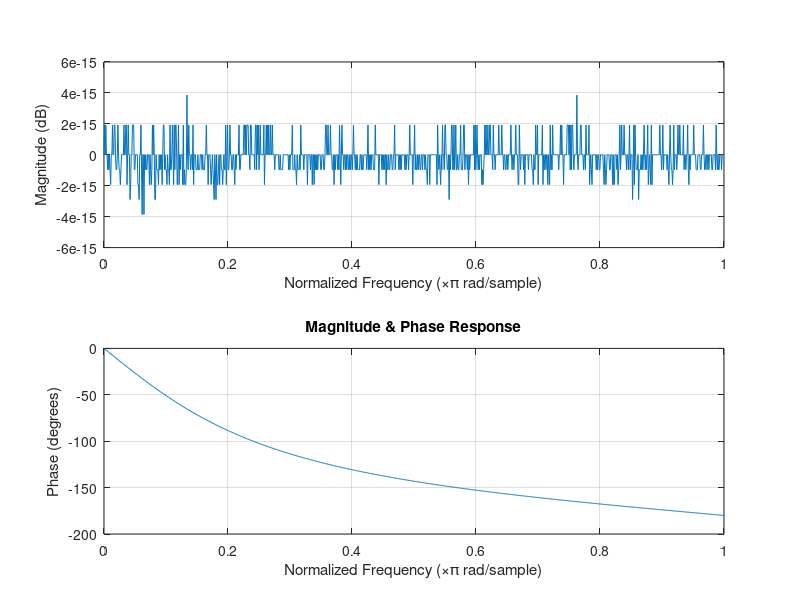
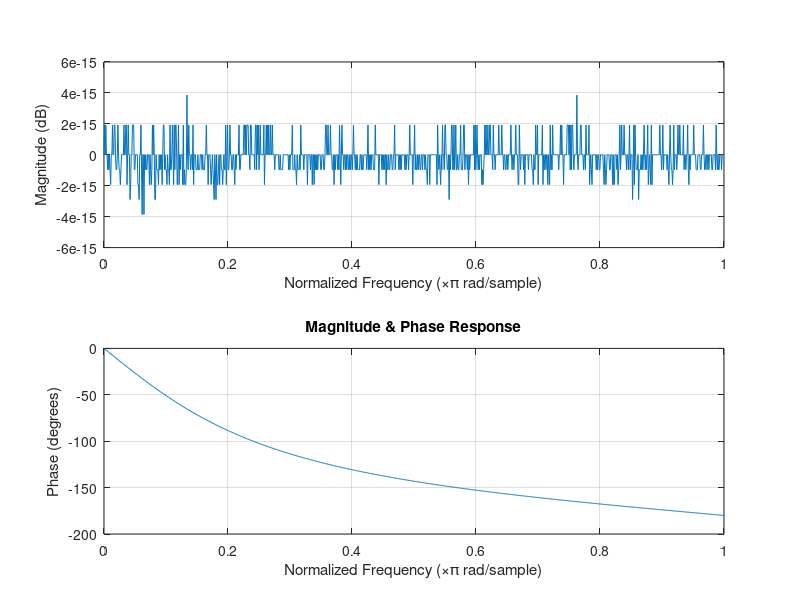
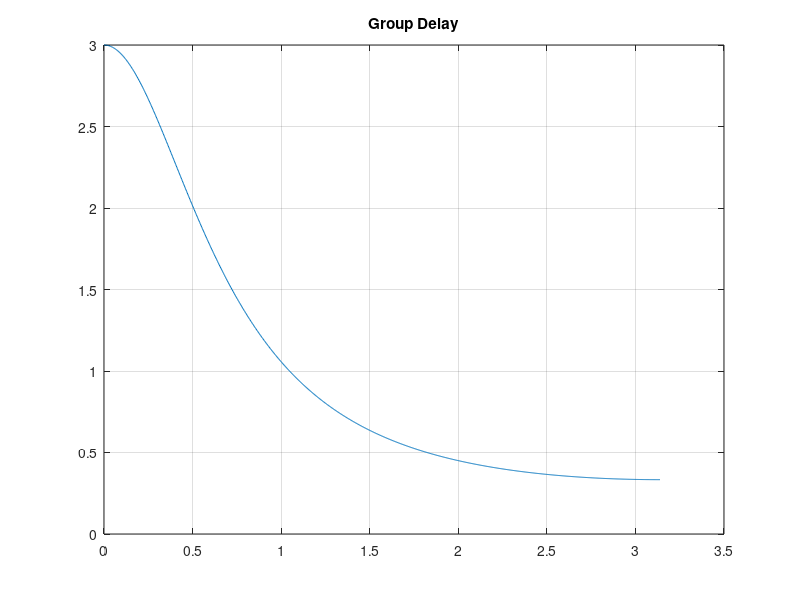
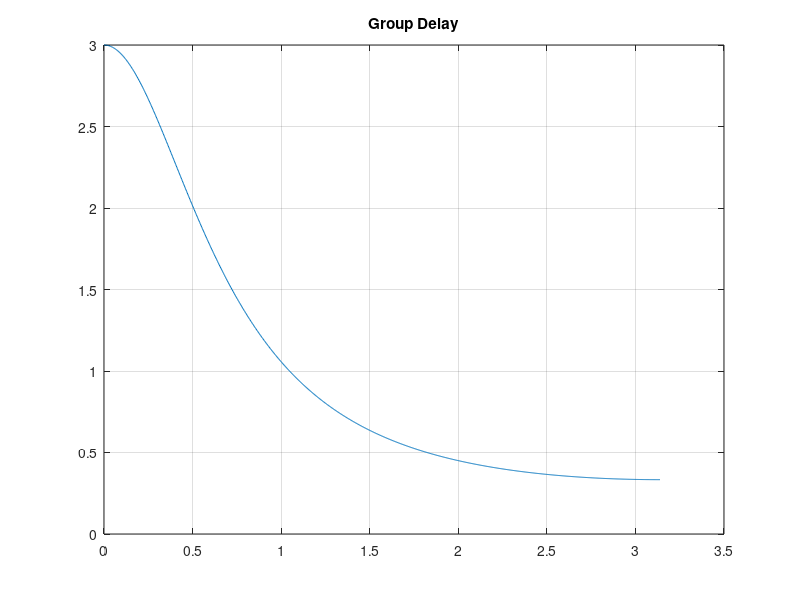

Write the MATLAB code that produced these figures, in order.
% Q7
clear; clc;

% H(z) = (z^-1 - 0.5)/(1 - 0.5z^-1)
b = [-0.5 1];
a = [1 -0.5];

% Pole-zero plot
figure;
zplane(b, a);
title('Pole-Zero Plot');
grid on;

% Group delay
figure;
grpdelay(b, a, 1024);
title('Group Delay');
grid on;

% Magnitude response 
figure;
freqz(b, a, 1024);
title('Magnitude & Phase Response');
grid on;

figs = findall(0,'Type','figure');   

for k = 1:numel(figs)
    f = figs(k);
    exportgraphics(f, sprintf('q7_%d.png', k), 'Resolution', 300);  
    savefig(f, sprintf('q7_%d.fig',  k));                            
end
